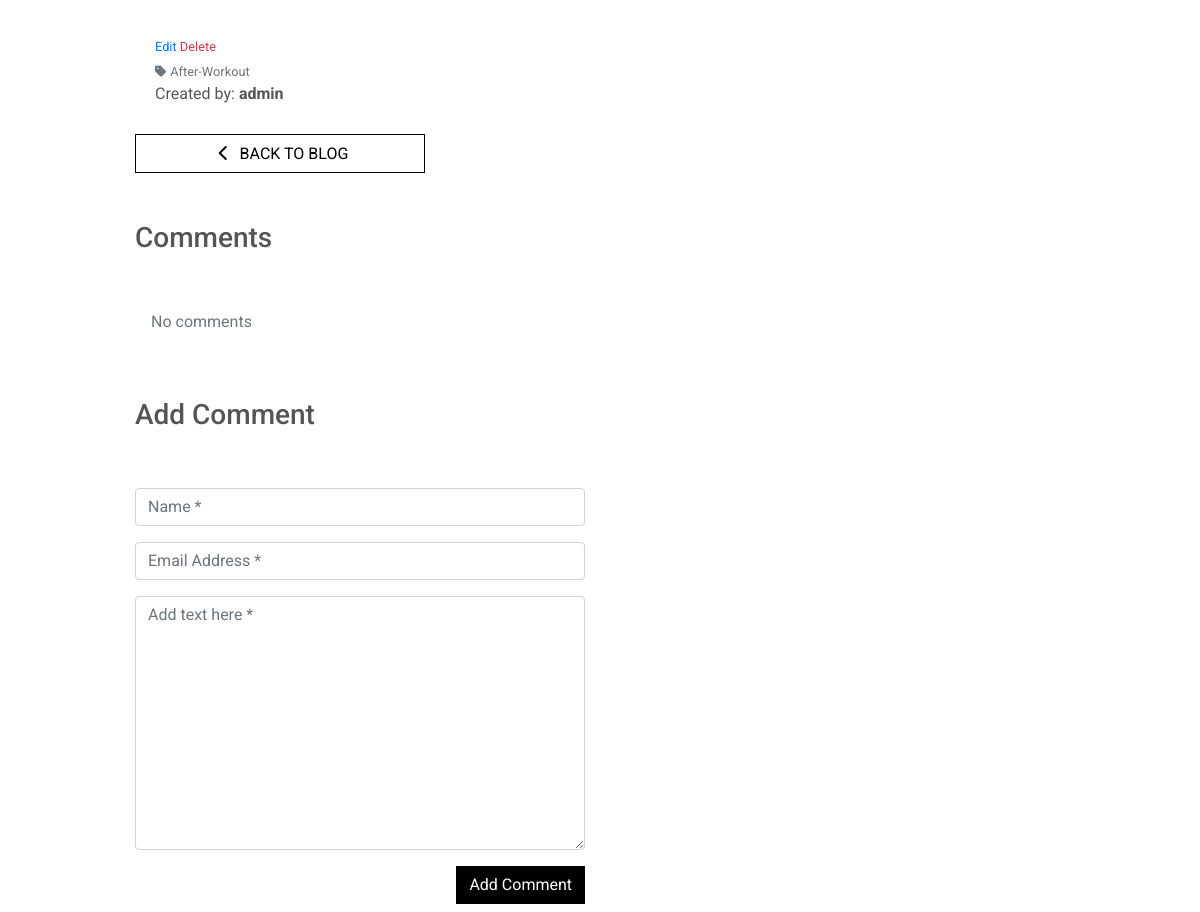
Before: /blog/2/ (signed in, lower part) with the older database file.
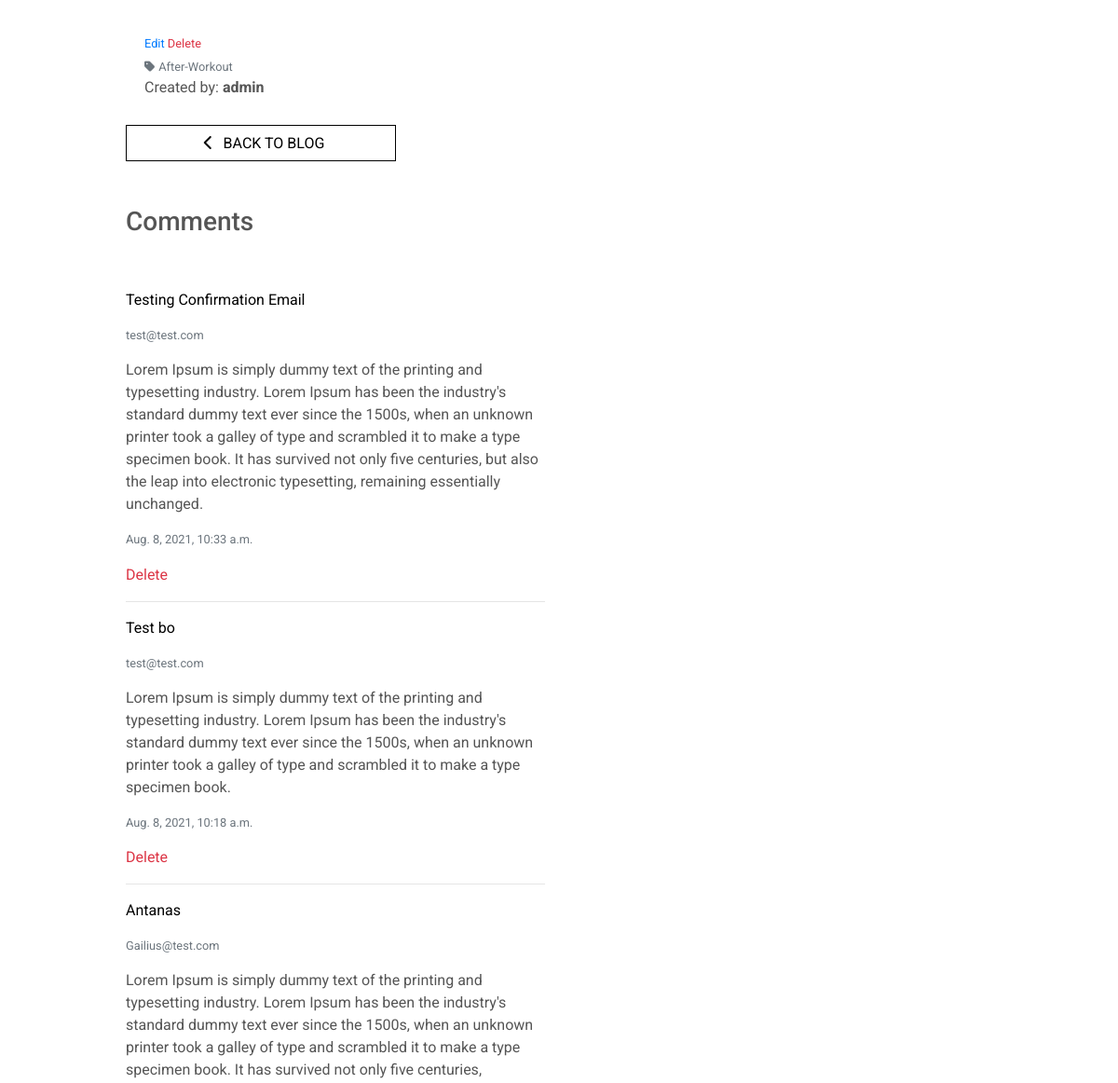
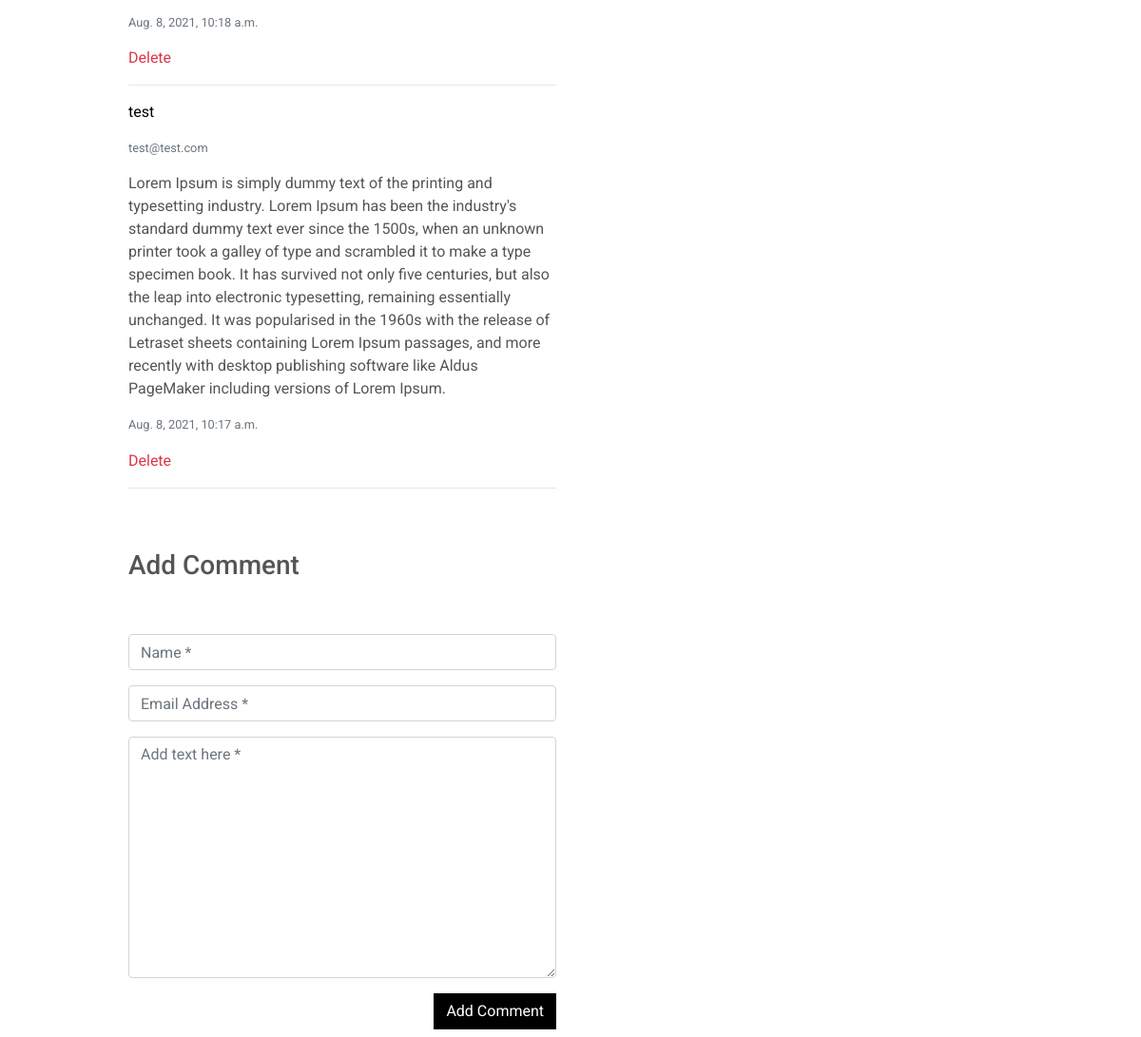
After: the same page with the newer database file (2 pictures, top to bottom).
### blog/models.py (models this page shows, shortened)
class BlogPostComment(models.Model):
    post = models.ForeignKey(Post, on_delete=models.CASCADE, related_name='comments')
    name = models.CharField(max_length=80)
    email = models.EmailField()
    content = models.TextField()
    date = models.DateTimeField(auto_now=True)
    class Meta:
        ordering = ['-date']

### blog/views.py (the view)
# urls.py: path('<int:post_id>/', views.blog_post_detail, name='blog_post_detail'),
@login_required
def blog_post_detail(request, post_id):
    global post
    post = get_object_or_404(Post, pk=post_id)
    form = BlogPostCommentForm()
    comments = BlogPostComment.objects.filter(post=post)
    template = 'blog/blog-post-detail.html'
    context = {
        'post': post,
        'form': form,
        'comments': comments,
        'template': template,
    }
    return render(request, template, context)

### blog/forms.py
class BlogPostCommentForm(forms.ModelForm):
    class Meta:
        model = BlogPostComment
        fields = ('name', 'email', 'content',)  # '__all__'
    def __init__(self, *args, **kwargs):
        super().__init__(*args, **kwargs)
        placeholders = {
            'name': 'Name',
            'email': 'Email Address',
            'content': 'Add text here',
        }
        for field in self.fields:
            if self.fields[field].required:
                placeholder = f'{placeholders[field]} *'
            else:
                placeholder = placeholders[field]
            self.fields[field].widget.attrs['placeholder'] = placeholder
            self.fields[field].widget.attrs['class'] = 'stripe-style-input'
            self.fields[field].label = False

### blog/models.py (called while the page is built)
    def __str__(self):
        return self.name

### blog/templates/blog/blog-post-detail.html (shortened to what this page needs)
{% extends "base.html" %}
{% load static %}
{% block content %}
    <div class="overlay"></div>
    <div class="container post-detail-container">
        <div class="row">
            <div class="col-12 col-lg-6 col-xl-4">
                <div class="card h-100 border-0">
                    <div class="card-body">
                        <div class="row">
                            <div class="col-12">
                            </div>
                        </div>
                    </div>
                    <div class="card-footer bg-white pt-0 border-0 text-left">
                        {% if request.user.is_superuser %}
                            <small class="">
                                <a href="{% url 'edit_blog_post' post.id %}">Edit</a>
                                <a class="text-danger" href="{% url 'delete_blog_post' post.id %}">Delete</a>
                            </small>
                        {% endif %}
                        {% if post.category %}
                            <p class="small mt-1 mb-0">
                                <a href="{% url 'posts' %}?category={{ post.category.name }}" class="text-muted">
                                    <i class="fas fa-tag mr-1"></i>{{ post.category.friendly_name }}
                                </a>
                            </p>
                        {% endif %}
                        <p>Created by: <strong>{{ post.created_by }}</strong></p>
                    </div>
                    <a href="{% url 'posts' %}" class="btn btn-outline-black rounded-0">
                        <span class="icon">
                            <i class="fas fa-chevron-left"></i>
                        </span>
                        <span class="text-uppercase">Back to Blog</span>
                    </a>
                </div>
            </div>
        </div>
        <div class="row">
            <div class="col-12">
                <h3 class="mt-5">Comments</h3>
            </div>
        </div>
        <div class="row">
            <div class="col-12 col-md-6 mt-5">
                {% if comments %}
                    {% for comment in comments %}
                        <p class="text-black">{{ comment.name }}</p>
                        <p class="text-muted small">{{ comment.email }}</p>
                        <p>{{ comment.content }}</p>
                        <p class="text-muted small">{{ comment.date }}</p>
                        {% if request.user.is_superuser %}
                            <a class="text-danger" href="{% url 'delete_post_comment' comment.id %}">Delete</a>
                        {% endif %}
                        <hr>
                    {% endfor %}
                {% else %}
                    <p class="text-muted pl-3">No comments</p>
                {% endif %}
            </div>
        </div>
        <div class="row">
            <div class="col-12">
                <h3 class="mt-5">Add Comment</h3>
            </div>
        </div>
        <div class="row">
            <div class="col-12 col-md-6 mt-5">
                <form method="POST" action="{% url 'add_post_comment' post.id %}" class="form mb-2" enctype="multipart/form-data">
                    {{ form | crispy }}
                    <div class="text-right">
                        <button class="btn btn-black rounded-0" type="submit">Add Comment</button>
                    </div>
                </form>
            </div>
        </div>
    </div>
{% endblock %}

Changed rows visible on the page:
added BlogPostComment: name "Testing Confirmation Email", email "test@test.com", content "Lorem Ipsum is simply dummy text of the printing and typesetting industry. Lorem Ipsum has been the industry's standard dummy text ever since the 1500s, when an unknown printer took a galley of type and scrambled it to make a type specimen book. It has survived not only five centuries, but also the leap into electronic typesetting, remaining essentially unchanged.", date "Aug. 8, 2021, 10:33 a.m."
added BlogPostComment: name "Test bo", email "test@test.com", content "Lorem Ipsum is simply dummy text of the printing and typesetting industry. Lorem Ipsum has been the industry's standard dummy text ever since the 1500s, when an unknown printer took a galley of type and scrambled it to make a type specimen book.", date "Aug. 8, 2021, 10:18 a.m."
added BlogPostComment: name "Antanas", email "Gailius@test.com", content "Lorem Ipsum is simply dummy text of the printing and typesetting industry. Lorem Ipsum has been the industry's standard dummy text ever since the 1500s, when an unknown printer took a galley of type and scrambled it to make a type specimen book. It has survived not only five centuries,", date "Aug. 8, 2021, 10:18 a.m."
added BlogPostComment: name "test", email "test@test.com", content "Lorem Ipsum is simply dummy text of the printing and typesetting industry. Lorem Ipsum has been the industry's standard dummy text ever since the 1500s, when an unknown printer took a galley of type and scrambled it to make a type specimen book. It has survived not only five centuries, but also the leap into electronic typesetting, remaining essentially unchanged. It was popularised in the 1960s with the release of Letraset sheets containing Lorem Ipsum passages, and more recently with desktop publishing software like Aldus PageMaker including versions of Lorem Ipsum.", date "Aug. 8, 2021, 10:17 a.m."
Other visible differences:
text no longer shown: "No comments"
